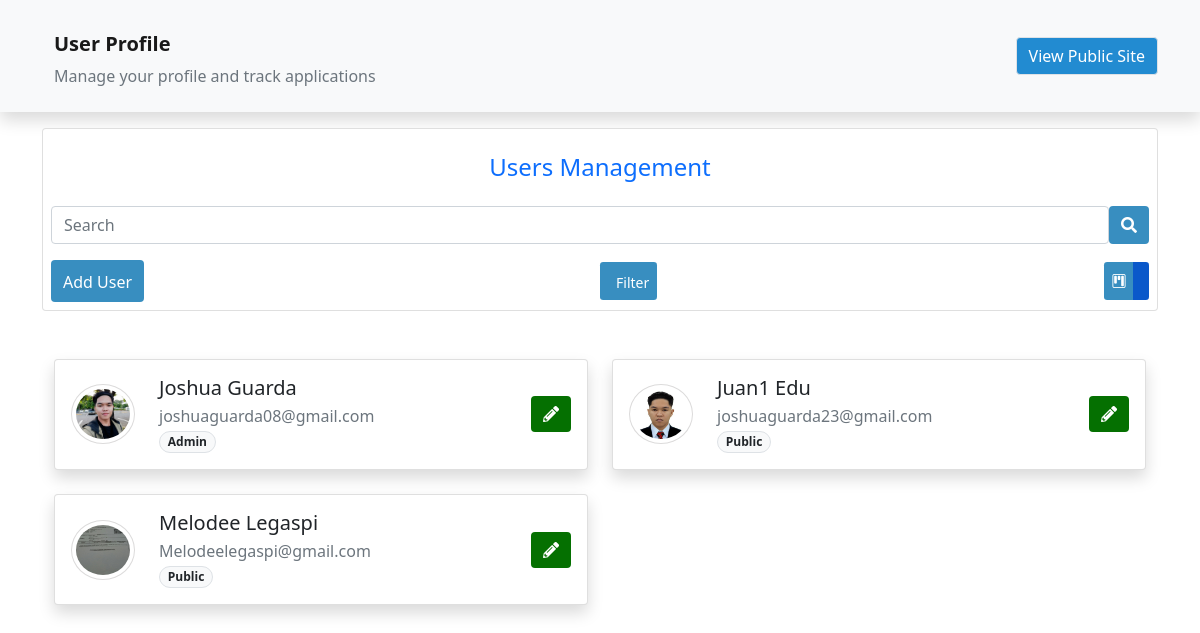
/admin-get-users/ (signed in), run on the app's committed database.
### my_app/models.py (models this page shows, shortened)
class Users(db.Model,UserMixin):
    id = db.Column(db.Integer(),primary_key=True)
    firstname=db.Column(db.String(length=30),nullable=False)
    lastname=db.Column(db.String(length=30),nullable=False)
    email_address=db.Column(db.String(length=51),nullable=False)
    password_hash=db.Column(db.String(length=30),nullable=False)
    address_1 = db.Column(db.String(length=120),nullable=True)
    address_2 = db.Column(db.String(length=100),nullable=True)
    brgy_id = db.Column(db.String(),nullable=True)
    munci_id = db.Column(db.String(),nullable=True)
    prov_id = db.Column(db.String(),nullable=True)
    zipcode = db.Column(db.String(),nullable=True)
    mobile_number = db.Column(db.String(length=11),nullable=True)
    phone_number = db.Column(db.String(length=8),nullable=True)
    profile_picture =db.Column(db.String(),nullable=True)
    department_id =db.Column(db.Integer(),db.ForeignKey('department.id'))
    department = db.relationship('Department')
    user_type_id = db.Column(db.Integer(),db.ForeignKey('usertype.id'))
    user_type = db.relationship('Usertype')
    creation_date = db.Column(db.Date(),nullable=False)
    write_date =  db.Column(db.Date(),nullable=False)
    @property
    def password(self):
        raise AttributeError("Password is write-only.")

class Usertype(db.Model):
    id = db.Column(db.Integer(),primary_key=True)
    name=db.Column(db.String(length=30),unique=True,nullable=False)
    user_type=db.relationship('Users',backref='desig_user',lazy=True)
    def __str__(self):
        return self.name

### my_app/routes.py (the view)
@app.route('/admin-get-users/', methods=["GET"])
@login_required
def admin_dashboard_manage_users():
    users = Users.query.all()
    return render_template('admin/admin_users_management.html', users=users)

### my_app/models.py (called while the page is built)
@login_manager.user_loader
def load_user(user_id):
    return Users.query.get(int(user_id))

### my_app/templates/admin/admin_users_management.html (shortened to what this page needs)
{% extends "admin/admin_dashboard.html"%}
{% block nav%}
<li class="nav-item">
    <button id="nav-btn" type="button" class="btn btn-light fw-normal border" onclick="location.href='{{ url_for('home_page') }}'">
    View Public Site
    </button>
</li>
{% endblock%}
{% block section %}
<section id="UsersManagement">
    <div class="container">
        <div class="row pt-3">
            <div class="col-12">
                <div class="card users-management">
                    <div class="card-body p-2">
                        <div class="text-center">
                            <h4 class="py-3 text-primary">Users Management</h4>
                            <div class="d-flex">
                                <input type="text" class="form-control" placeholder="Search">
                                <button class="btn btn-primary" type="button">
                                    <i class="fas fa-search"></i>
                                </button>
                            </div>
                        </div>
                        <div class="d-flex justify-content-between align-items-center mt-3 flex-wrap">
                            <button type="button" class="btn btn-primary d-none d-md-block" data-bs-toggle="modal" data-bs-target="#CreateUser">Add User</button>
                            <div class="d-none d-md-flex justify-content-between w-50">
                                <div class="btn-group" role="group" aria-label="Basic outlined example">
                                    <button type="button" class="btn btn-sm btn-primary">
                                        <span class="ms-2">Filter</span>
                                    </button>
                                </div>
                                <div class="btn-group" role="group" aria-label="Basic outlined example">
                                    <button id="btn-UsersKanbanView" type="button" class="btn btn-sm btn-primary " data-bs-toggle="tooltip" title="Kanban View">
                                        <i class="bi bi-kanban"></i>
                                    </button>
                                    <button id="btn-UsersTreeView" type="button" class="btn btn-sm btn-primary active" data-bs-toggle="tooltip" title="List View">
                                    </button>
                                </div>
                            </div>
                        </div>
                    </div>
                </div>
            </div>
        </div>
        <section id="UsersManagementKanbanView" class="container">
            <div class="row row-cols-1 row-cols-lg-2 g-4 py-5">
                {% for user in users %}
                    <div class="col">
                        <div class="card shadow h-100">
                            <div class="card-body">
                                <div class="d-flex flex-wrap align-items-center justify-content-between">
                                    <div class="d-flex align-items-center flex-wrap flex-grow-1 min-w-0">
                                        <img src="{{
                                        url_for('static', filename='uploads/avatars/' + user.profile_picture)
                                        if user.profile_picture
                                        else url_for('static', filename='builtin/icons/person.png')
                                        }}"
                                        onerror="this.onerror=null; this.src='{{ url_for('static', filename='builtin/icons/person.png') }}';"
                                        class="rounded-circle me-3 p-1"
                                        style="border: 1px solid {{ user.department.color if user.department and user.department.color else '#dcdbdb' }};"
                                        width="64" height="60">
                                        <div class="px-2">
                                            <h5 class="mb-1">{{ user.firstname|capitalize }} {{ user.lastname|capitalize }}</h5>
                                            <p class="text-muted mb-0">{{ user.email_address }}</p>
                                            <p class="text-muted mb-0">
                                                <span class="badge border rounded-pill bg-light text-dark">{{ user.user_type|capitalize }}</span>
                                            </p>
                                        </div>
                                    </div>
                                    <div class="btn-group gap-1 mt-3 mt-md-0">
                                        <button type="button" class="userinfo btn btn-success" onclick="openUserModal({{user.id}})">
                                            <i class="fas fa-pencil-alt"></i>
                                        </button>
                                    </div>
                                </div>
                            </div>
                        </div>
                    </div>
                {% endfor %}
            </div>
        </section>
    </div>
</section>
{% endblock%}

### my_app/templates/admin/admin_dashboard.html (shortened to what this page needs)
{% extends "dashboard/base_dashboard.html"%}

### my_app/templates/dashboard/base_dashboard.html (shortened to what this page needs)
{% extends "base.html"%}
{% block content %}
    <nav class="navbar navbar-expand-lg navbar-light bg-light shadow p-4 custom-nav-class">
        <div class="container">
            {% if current_user.user_type.name=='admin' or current_user.user_type.name=='internal'%}
                <div class="d-flex w-100 justify-content-between align-items-center position-relative">
                    <button class="btn btn-light d-flex justify-content-center align-items-center p-2 dashboard_side_btn" type="button" data-bs-toggle="offcanvas" data-bs-target="#offcanvasScrolling" aria-controls="offcanvasScrolling">
                        <img src="{{ url_for('static', filename='builtin/icons/menu-button.png') }}" width="20" alt="Menu Icon">
                    </button>
                    <div class="position-absolute start-50 translate-middle-x text-center">
                        <a class="navbar-brand fw-bold mb-0 text-dark" href="{{ url_for('admin_dashboard') }}">
                            <span>{{ current_user.user_type|capitalize }}</span> Dashboard
                        </a>
                        <div class="text-muted small">Welcome back, {{ current_user.firstname|capitalize }}</div>
                    </div>
                    <button class="navbar-toggler" type="button" data-bs-toggle="collapse" data-bs-target="#navbarNavAltMarkup" aria-controls="navbarNavAltMarkup" aria-expanded="false" aria-label="Toggle navigation">
                        <span class="navbar-toggler-icon"></span>
                    </button>
                </div>
            {% else %}
                <div class="container-fluid">
                    <div class="d-flex justify-content-between align-items-center">
                        <div class="d-flex flex-column w-75">
                            <a class="navbar-brand fw-bold" href="{{url_for('admin_dashboard')}}">User Profile</a>
                            <span class="text-sm text-muted UserProf">Manage your profile and track applications</span>
                        </div>
                    </div>
                </div>
            {% endif %}
            <div class="collapse navbar-collapse justify-content-center custom-nav-list-dashboard text-nowrap" id="navbarNavAltMarkup">
                <ul class="navbar-nav ms-auto">
                    {% block nav%}
                    {% endblock%}
                </ul>
            </div>
        </div>
    </nav>
    <section class="main-content">
    {% block section %}
    {% endblock%}
    </section>
{% endblock%}

### my_app/templates/base.html (shortened to what this page needs)
<!DOCTYPE html>
<html lang="en">
<head>
    <link href="https://cdn.jsdelivr.net/npm/bootstrap@5.0.2/dist/css/bootstrap.min.css" rel="stylesheet">
    <link href="https://use.fontawesome.com/releases/v5.6.3/css/all.css" rel="stylesheet">
    <link rel="stylesheet" href="https://cdn.jsdelivr.net/npm/bootstrap-icons@1.3.0/font/bootstrap-icons.css">
    <link href="https://cdn.jsdelivr.net/npm/remixicon@3.2.0/fonts/remixicon.css" rel="stylesheet">
    <link href="https://cdn.datatables.net/1.13.8/css/dataTables.bootstrap5.min.css" rel="stylesheet">
    <link rel="stylesheet" href="https://cdn.datatables.net/select/1.7.0/css/select.bootstrap5.min.css" />
    <link href="https://cdn.jsdelivr.net/npm/x-editable-bs5@1.5.8/dist/bootstrap5-editable/css/bootstrap-editable.css" rel="stylesheet">
    <link rel= "stylesheet" href= "{{ url_for('static',filename='style.css') }}">
</head>
<body>
    {% block content%}
    {% endblock%}
</body>
</html>

### my_app/static/style.css (style rules this page uses)
* { padding: 0; margin: 0; box-sizing: border-box; }
#nav-btn { color: #ffffff; background-color: #228bd1; white-space: nowrap; }
.main-content,.navbar { transition: margin 0.3s ease; }
.btn-primary, .btn-primary:focus, .btn-primary:active, .btn-primary:focus:active, .btn-primary:focus-visible { background-color: #388ec0; border: none; outline: none; box-shadow: none; transition: transform 0.3s ease, box-shadow 0.2s ease; }
.btn-success, .btn-success:focus, .btn-success:active, .btn-success:focus:active, .btn-success:focus-visible { background-color: #057001; border: none; outline: none; box-shadow: none; transition: transform 0.3s ease, box-shadow 0.2s ease; }

### data on the page
Users: profile_picture (picture), firstname "Joshua", lastname "Guarda", email_address "joshuaguarda08@gmail.com", user_type "Admin"
Users: profile_picture (picture), firstname "Juan1", lastname "Edu", email_address "joshuaguarda23@gmail.com", user_type "Public"
Users: profile_picture (picture), firstname "Melodee", lastname "Legaspi", email_address "Melodeelegaspi@gmail.com", user_type "Public"
